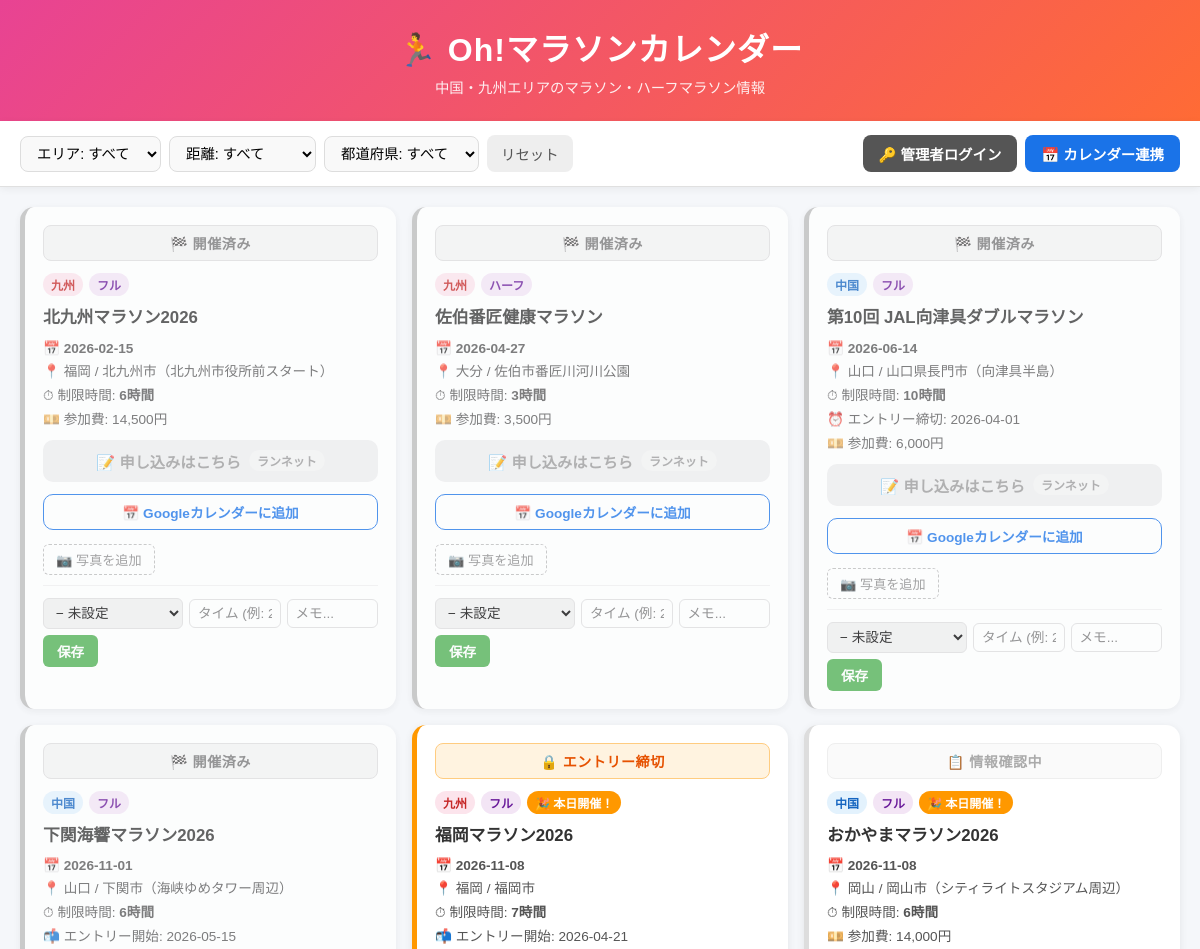
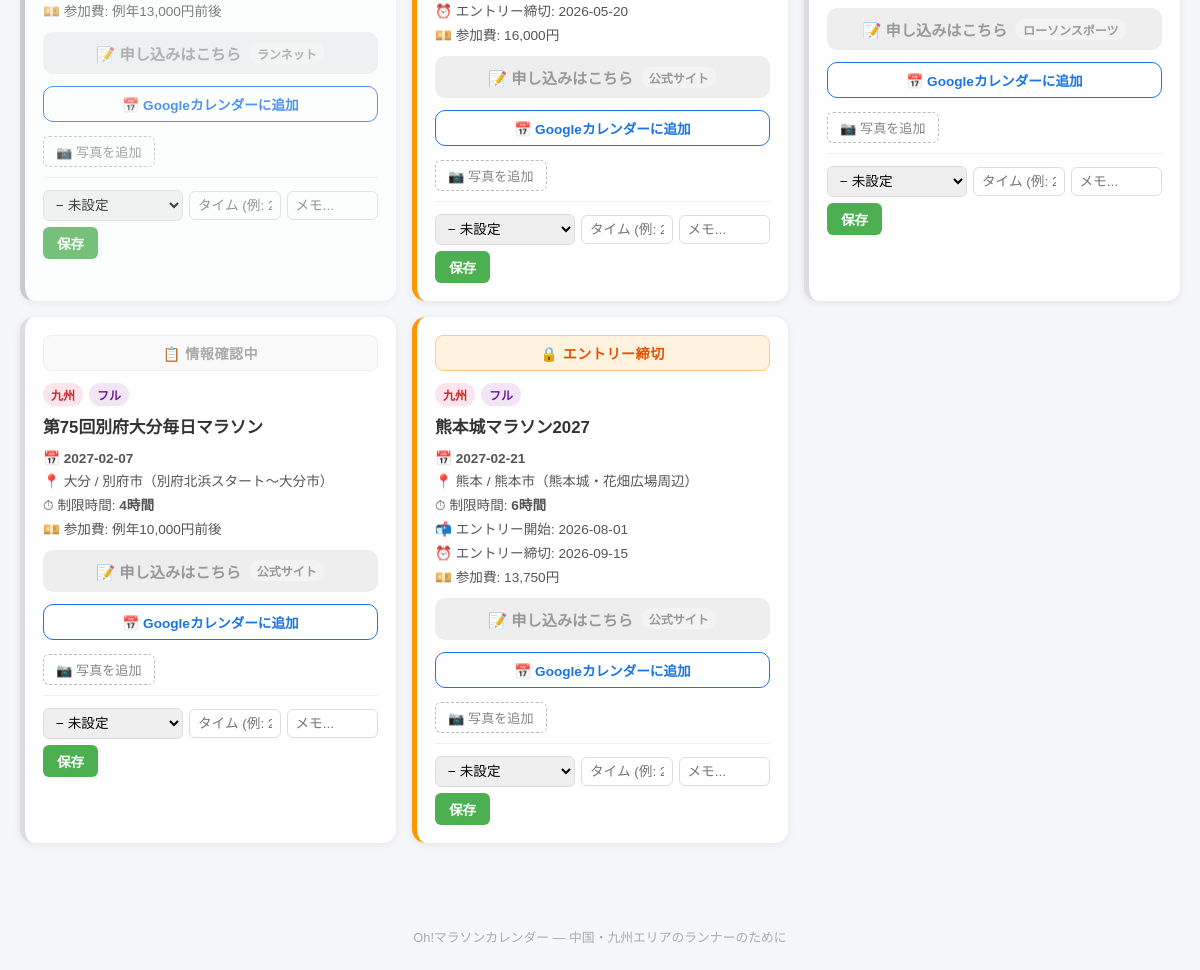
The page / on the database its author committed (2 pictures, top to bottom).
### tables this page shows
CREATE TABLE events (
            id INTEGER PRIMARY KEY AUTOINCREMENT,
            name TEXT NOT NULL,
            date TEXT NOT NULL,
            prefecture TEXT NOT NULL,
            region TEXT NOT NULL,
            distance TEXT NOT NULL,
            venue TEXT,
            entry_start TEXT,
            entry_end TEXT,
            fee TEXT,
            time_limit TEXT,
            url TEXT,
            entry_url TEXT,
            entry_site TEXT,
            confirmed INTEGER DEFAULT 0,
            source TEXT,
            updated_at TEXT DEFAULT (datetime('now', 'localtime'))
        );

### app/main.py (the view)
@app.get('/', response_class=HTMLResponse)
def index(request: Request, region: str = '', distance: str = '', pref: str = ''):
    db = get_db()
    query = '''
        SELECT e.*, p.status, p.memo, p.finish_time, p.id as progress_id
        FROM events e
        LEFT JOIN user_progress p ON e.id = p.event_id
        WHERE e.confirmed = 1
    '''
    params = []
    if region:
        query += ' AND e.region = ?'
        params.append(region)
    if distance:
        query += ' AND e.distance = ?'
        params.append(distance)
    if pref:
        query += ' AND e.prefecture = ?'
        params.append(pref)
    query += ' ORDER BY e.date ASC'
    events_raw = db.execute(query, params).fetchall()
    prefs = db.execute('SELECT DISTINCT prefecture, region FROM events ORDER BY region, prefecture').fetchall()
    today = datetime.now().strftime('%Y-%m-%d')
    def gcal_url(ev):
        date = (ev.get('date') or '').replace('-', '')
        if not date:
            return '#'
        name = ev.get('name', '')
        loc = ev.get('venue') or ev.get('prefecture') or ''
        details = f"距離: {ev.get('distance','')} / 参加費: {ev.get('fee','')} / 制限時間: {ev.get('time_limit','')}"
        from urllib.parse import quote
        return (
            f"https://calendar.google.com/calendar/render?action=TEMPLATE"
            f"&text={quote(name)}"
            f"&dates={date}/{date}"
            f"&location={quote(loc)}"
            f"&details={quote(details)}"
        )
    events = []
    for ev in events_raw:
        ev_dict = dict(ev)
        ev_dict['entry_status'] = get_entry_status(
            ev_dict.get('entry_start', ''),
            ev_dict.get('entry_end', ''),
            ev_dict.get('date', ''),
            today
        )
        photos = db.execute('SELECT * FROM event_photos WHERE event_id = ? ORDER BY uploaded_at DESC', (ev_dict['id'],)).fetchall()
        ev_dict['photos'] = [dict(p) for p in photos]
        events.append(ev_dict)
    db.close()
    return templates.TemplateResponse('index.html', {
        'request': request,
        'events': events,
        'prefs': prefs,
        'selected_region': region,
        'selected_distance': distance,
        'selected_pref': pref,
        'today': today,
        'gcal_url': gcal_url,
        'is_admin': is_admin(request),
    })

### templates/index.html (shortened to what this page needs)
<!DOCTYPE html>
<html lang="ja">
<head>
  <link rel="stylesheet" href="/static/css/style.css">
</head>
<body>
<header>
  <div class="header-inner">
    <h1>🏃 Oh!マラソンカレンダー</h1>
    <p class="subtitle">中国・九州エリアのマラソン・ハーフマラソン情報</p>
  </div>
</header>
<main>
  <section class="filter-section">
    <form method="get" action="/" class="filter-form">
      <select name="region" onchange="this.form.submit()">
        <option value="">エリア: すべて</option>
      </select>
      <select name="distance" onchange="this.form.submit()">
        <option value="">距離: すべて</option>
      </select>
      <select name="pref" onchange="this.form.submit()">
        <option value="">都道府県: すべて</option>
      </select>
      <a href="/" class="btn-reset">リセット</a>
    </form>
    <div class="header-actions">
      {% if is_admin %}
      <button onclick="openAddModal()" class="btn-add">＋ 大会を追加</button>
      <button onclick="runScrape()" class="btn-scrape">🔄 自動取得</button>
      <form method="post" action="/admin/logout" style="display:inline;">
        <button type="submit" class="btn-logout">🔓 ログアウト</button>
      </form>
      {% else %}
      <button onclick="openPinModal()" class="btn-login">🔑 管理者ログイン</button>
      {% endif %}
      <button onclick="openCalModal()" class="btn-cal">📅 カレンダー連携</button>
    </div>
  </section>
  <section class="events-section">
    {% if events %}
    <div class="events-grid">
      {% for ev in events %}
      <div class="event-card entry-{{ ev.entry_status }} user-{{ ev.status or 'none' }}">
        <div class="entry-status-bar status-{{ ev.entry_status }}">
          {% if ev.entry_status == 'open' %}
          ✅ エントリー受付中
          {% elif ev.entry_status == 'closed' %}
          🔒 エントリー締切
          {% elif ev.entry_status == 'finished' %}
          🏁 開催済み
          {% elif ev.entry_status == 'upcoming' %}
          📢 エントリー近日開始
          {% else %}
          📋 情報確認中
          {% endif %}
        </div>
        <div class="event-header">
          <span class="badge-region {{ ev.region }}">{{ ev.region }}</span>
          <span class="badge-distance">{{ ev.distance }}</span>
          {% if ev.date == today %}
          <span class="badge-today">🎉 本日開催！</span>
          {% endif %}
        </div>
        <h2 class="event-name">
          {% if ev.url %}<a href="{{ ev.url }}" target="_blank">{{ ev.name }}</a>{% else %}{{ ev.name }}{% endif %}
        </h2>
        <div class="event-meta">
          <div class="meta-item">📅 <strong>{{ ev.date }}</strong></div>
          <div class="meta-item">📍 {{ ev.prefecture }}{% if ev.venue %} / {{ ev.venue }}{% endif %}</div>
          {% if ev.time_limit %}<div class="meta-item">⏱ 制限時間: <strong>{{ ev.time_limit }}</strong></div>{% endif %}
          {% if ev.entry_start %}<div class="meta-item">📬 エントリー開始: {{ ev.entry_start }}</div>{% endif %}
          {% if ev.entry_end %}<div class="meta-item">⏰ エントリー締切: {{ ev.entry_end }}</div>{% endif %}
          {% if ev.fee %}<div class="meta-item">💴 参加費: {{ ev.fee }}</div>{% endif %}
        </div>
        {% if ev.entry_url %}
        <a href="{{ ev.entry_url }}" target="_blank" rel="noopener" class="btn-entry {% if ev.entry_status == 'open' %}btn-entry-open{% else %}btn-entry-closed{% endif %}">
          📝 申し込みはこちら
          {% if ev.entry_site %}<span class="entry-site-label">{{ ev.entry_site }}</span>{% endif %}
        </a>
        {% endif %}
        <a href="{{ gcal_url(ev) }}" target="_blank" rel="noopener" class="btn-gcal">
          📅 Googleカレンダーに追加
        </a>
        <div class="photo-upload-section">
          <button class="btn-photo-toggle" onclick="togglePhotoForm({{ ev.id }})">📷 写真を追加</button>
        </div>
        <div class="progress-section">
          <form method="post" action="/progress/{{ ev.id }}" class="progress-form">
            <select name="status" class="status-select">
              <option value="none" {% if not ev.status or ev.status=='none' %}selected{% endif %}>− 未設定</option>
            </select>
            <input type="text" name="finish_time" placeholder="タイム (例: 2:05:30)" value="{{ ev.finish_time or '' }}" class="time-input">
            <input type="text" name="memo" placeholder="メモ..." value="{{ ev.memo or '' }}" class="memo-input">
            <button type="submit" class="btn-save">保存</button>
          </form>
        </div>
      </div>
      {% endfor %}
    </div>
    {% else %}
    <div class="empty-state"><p>該当する大会が見つかりませんでした。</p></div>
    {% endif %}
  </section>
</main>
<footer>
  <p>Oh!マラソンカレンダー — 中国・九州エリアのランナーのために</p>
</footer>
</body>
</html>

### rows shown on the page
events: shows "🏁 開催済み", region "九州", distance "フル", name "北九州マラソン2026", date "2026-02-15", prefecture "福岡", venue "北九州市（北九州市役所前スタート）", time_limit "6時間", fee "14,500円", entry_site "ランネット"
events: shows "🏁 開催済み", region "九州", distance "ハーフ", name "佐伯番匠健康マラソン", date "2026-04-27", prefecture "大分", venue "佐伯市番匠川河川公園", time_limit "3時間", fee "3,500円", entry_site "ランネット"
events: shows "🏁 開催済み", region "中国", distance "フル", name "第10回 JAL向津具ダブルマラソン", date "2026-06-14", prefecture "山口", venue "山口県長門市（向津具半島）", time_limit "10時間", entry_end "2026-04-01", fee "6,000円", entry_site "ランネット"
events: shows "🏁 開催済み", region "中国", distance "フル", name "下関海響マラソン2026", date "2026-11-01", prefecture "山口", venue "下関市（海峡ゆめタワー周辺）", time_limit "6時間", entry_start "2026-05-15", fee "例年13,000円前後", entry_site "ランネット"
events: shows "🔒 エントリー締切", region "九州", distance "フル", shows "🎉 本日開催！", name "福岡マラソン2026", date "2026-11-08", prefecture "福岡", venue "福岡市", time_limit "7時間", entry_start "2026-04-21", entry_end "2026-05-20", fee "16,000円", entry_site "公式サイト"
events: shows "📋 情報確認中", region "中国", distance "フル", shows "🎉 本日開催！", name "おかやまマラソン2026", date "2026-11-08", prefecture "岡山", venue "岡山市（シティライトスタジアム周辺）", time_limit "6時間", fee "14,000円", entry_site "ローソンスポーツ"
events: shows "📋 情報確認中", region "九州", distance "フル", name "第75回別府大分毎日マラソン", date "2027-02-07", prefecture "大分", venue "別府市（別府北浜スタート〜大分市）", time_limit "4時間", fee "例年10,000円前後", entry_site "公式サイト"
events: shows "🔒 エントリー締切", region "九州", distance "フル", name "熊本城マラソン2027", date "2027-02-21", prefecture "熊本", venue "熊本市（熊本城・花畑広場周辺）", time_limit "6時間", entry_start "2026-08-01", entry_end "2026-09-15", fee "13,750円", entry_site "公式サイト"
